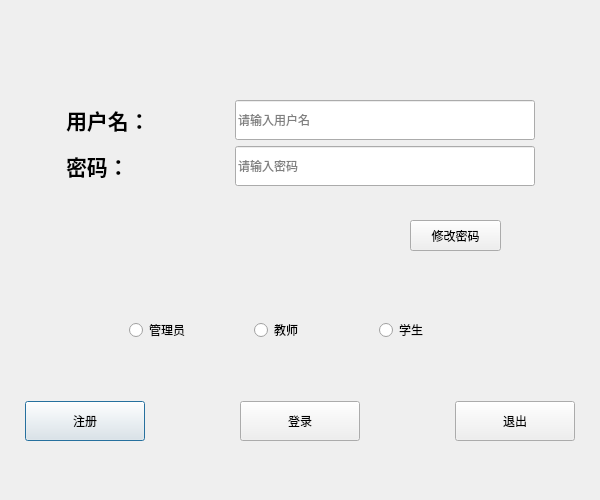
<?xml version="1.0" encoding="UTF-8"?>
<ui version="4.0">
 <class>LoginDialog</class>
 <widget class="QDialog" name="LoginDialog">
  <property name="geometry">
   <rect>
    <x>0</x>
    <y>0</y>
    <width>600</width>
    <height>500</height>
   </rect>
  </property>
  <property name="minimumSize">
   <size>
    <width>600</width>
    <height>500</height>
   </size>
  </property>
  <property name="maximumSize">
   <size>
    <width>600</width>
    <height>500</height>
   </size>
  </property>
  <property name="windowTitle">
   <string>Dialog</string>
  </property>
  <widget class="QWidget" name="layoutWidget">
   <property name="geometry">
    <rect>
     <x>0</x>
     <y>400</y>
     <width>601</width>
     <height>42</height>
    </rect>
   </property>
   <layout class="QHBoxLayout" name="horizontalLayout_3">
    <property name="spacing">
     <number>70</number>
    </property>
    <item>
     <widget class="QPushButton" name="registerBtn">
      <property name="minimumSize">
       <size>
        <width>120</width>
        <height>40</height>
       </size>
      </property>
      <property name="maximumSize">
       <size>
        <width>120</width>
        <height>40</height>
       </size>
      </property>
      <property name="styleSheet">
       <string notr="true">font: 14pt &quot;宋体&quot;;</string>
      </property>
      <property name="text">
       <string>注册</string>
      </property>
     </widget>
    </item>
    <item>
     <widget class="QPushButton" name="loginBtn">
      <property name="minimumSize">
       <size>
        <width>120</width>
        <height>40</height>
       </size>
      </property>
      <property name="maximumSize">
       <size>
        <width>120</width>
        <height>40</height>
       </size>
      </property>
      <property name="styleSheet">
       <string notr="true">font: 14pt &quot;宋体&quot;;</string>
      </property>
      <property name="text">
       <string>登录</string>
      </property>
     </widget>
    </item>
    <item>
     <widget class="QPushButton" name="exitBtn">
      <property name="minimumSize">
       <size>
        <width>120</width>
        <height>40</height>
       </size>
      </property>
      <property name="maximumSize">
       <size>
        <width>120</width>
        <height>40</height>
       </size>
      </property>
      <property name="styleSheet">
       <string notr="true">font: 14pt &quot;宋体&quot;;</string>
      </property>
      <property name="text">
       <string>退出</string>
      </property>
     </widget>
    </item>
   </layout>
  </widget>
  <widget class="QWidget" name="layoutWidget">
   <property name="geometry">
    <rect>
     <x>110</x>
     <y>310</y>
     <width>391</width>
     <height>41</height>
    </rect>
   </property>
   <layout class="QHBoxLayout" name="horizontalLayout_4">
    <item>
     <widget class="QRadioButton" name="administer">
      <property name="minimumSize">
       <size>
        <width>100</width>
        <height>30</height>
       </size>
      </property>
      <property name="maximumSize">
       <size>
        <width>100</width>
        <height>30</height>
       </size>
      </property>
      <property name="styleSheet">
       <string notr="true">font: 12pt &quot;微软雅黑&quot;;</string>
      </property>
      <property name="text">
       <string>管理员</string>
      </property>
     </widget>
    </item>
    <item>
     <widget class="QRadioButton" name="teacher">
      <property name="enabled">
       <bool>true</bool>
      </property>
      <property name="minimumSize">
       <size>
        <width>100</width>
        <height>30</height>
       </size>
      </property>
      <property name="maximumSize">
       <size>
        <width>100</width>
        <height>30</height>
       </size>
      </property>
      <property name="styleSheet">
       <string notr="true">font: 12pt &quot;微软雅黑&quot;;</string>
      </property>
      <property name="text">
       <string>教师</string>
      </property>
     </widget>
    </item>
    <item>
     <widget class="QRadioButton" name="student">
      <property name="minimumSize">
       <size>
        <width>100</width>
        <height>30</height>
       </size>
      </property>
      <property name="maximumSize">
       <size>
        <width>100</width>
        <height>30</height>
       </size>
      </property>
      <property name="styleSheet">
       <string notr="true">font: 12pt &quot;微软雅黑&quot;;</string>
      </property>
      <property name="text">
       <string>学生</string>
      </property>
     </widget>
    </item>
   </layout>
  </widget>
  <widget class="QWidget" name="layoutWidget">
   <property name="geometry">
    <rect>
     <x>235</x>
     <y>100</y>
     <width>302</width>
     <height>86</height>
    </rect>
   </property>
   <layout class="QVBoxLayout" name="verticalLayout">
    <item>
     <widget class="QLineEdit" name="userEdit">
      <property name="minimumSize">
       <size>
        <width>300</width>
        <height>40</height>
       </size>
      </property>
      <property name="maximumSize">
       <size>
        <width>300</width>
        <height>40</height>
       </size>
      </property>
      <property name="styleSheet">
       <string notr="true">font: 12pt &quot;微软雅黑&quot;;</string>
      </property>
      <property name="placeholderText">
       <string>请输入用户名</string>
      </property>
     </widget>
    </item>
    <item>
     <widget class="QLineEdit" name="pwdEdit">
      <property name="minimumSize">
       <size>
        <width>300</width>
        <height>40</height>
       </size>
      </property>
      <property name="maximumSize">
       <size>
        <width>300</width>
        <height>40</height>
       </size>
      </property>
      <property name="styleSheet">
       <string notr="true">font: 12pt &quot;微软雅黑&quot;;</string>
      </property>
      <property name="echoMode">
       <enum>QLineEdit::Password</enum>
      </property>
      <property name="placeholderText">
       <string>请输入密码</string>
      </property>
     </widget>
    </item>
   </layout>
  </widget>
  <widget class="QWidget" name="layoutWidget">
   <property name="geometry">
    <rect>
     <x>66</x>
     <y>100</y>
     <width>171</width>
     <height>86</height>
    </rect>
   </property>
   <layout class="QVBoxLayout" name="verticalLayout_2">
    <item>
     <widget class="QLabel" name="label">
      <property name="minimumSize">
       <size>
        <width>150</width>
        <height>40</height>
       </size>
      </property>
      <property name="maximumSize">
       <size>
        <width>150</width>
        <height>40</height>
       </size>
      </property>
      <property name="text">
       <string>&lt;html&gt;&lt;head/&gt;&lt;body&gt;&lt;p&gt;&lt;span style=&quot; font-size:16pt; font-weight:600;&quot;&gt;用户名：&lt;/span&gt;&lt;/p&gt;&lt;/body&gt;&lt;/html&gt;</string>
      </property>
     </widget>
    </item>
    <item>
     <widget class="QLabel" name="label_2">
      <property name="minimumSize">
       <size>
        <width>100</width>
        <height>40</height>
       </size>
      </property>
      <property name="maximumSize">
       <size>
        <width>100</width>
        <height>40</height>
       </size>
      </property>
      <property name="text">
       <string>&lt;html&gt;&lt;head/&gt;&lt;body&gt;&lt;p&gt;&lt;span style=&quot; font-size:16pt; font-weight:600;&quot;&gt;密码：&lt;/span&gt;&lt;/p&gt;&lt;/body&gt;&lt;/html&gt;</string>
      </property>
     </widget>
    </item>
   </layout>
  </widget>
  <widget class="QPushButton" name="pushButton">
   <property name="geometry">
    <rect>
     <x>410</x>
     <y>220</y>
     <width>91</width>
     <height>31</height>
    </rect>
   </property>
   <property name="styleSheet">
    <string notr="true">font: 8pt &quot;微软雅黑&quot;;</string>
   </property>
   <property name="text">
    <string>修改密码</string>
   </property>
  </widget>
 </widget>
 <resources/>
 <connections/>
</ui>
